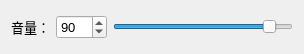
<?xml version="1.0" encoding="UTF-8"?>
<ui version="4.0">
 <class>Volume</class>
 <widget class="QWidget" name="Volume">
  <property name="geometry">
   <rect>
    <x>0</x>
    <y>0</y>
    <width>304</width>
    <height>54</height>
   </rect>
  </property>
  <property name="windowTitle">
   <string>Form</string>
  </property>
  <layout class="QHBoxLayout" name="horizontalLayout" stretch="1,2,7">
   <item>
    <widget class="QLabel" name="label">
     <property name="font">
      <font>
       <pointsize>10</pointsize>
      </font>
     </property>
     <property name="text">
      <string>音量：</string>
     </property>
    </widget>
   </item>
   <item>
    <widget class="QSpinBox" name="spinBox">
     <property name="font">
      <font>
       <pointsize>10</pointsize>
      </font>
     </property>
     <property name="maximum">
      <number>100</number>
     </property>
     <property name="value">
      <number>90</number>
     </property>
    </widget>
   </item>
   <item>
    <widget class="QSlider" name="horizontalSlider">
     <property name="maximum">
      <number>100</number>
     </property>
     <property name="value">
      <number>90</number>
     </property>
     <property name="orientation">
      <enum>Qt::Horizontal</enum>
     </property>
    </widget>
   </item>
  </layout>
 </widget>
 <resources/>
 <connections/>
</ui>
